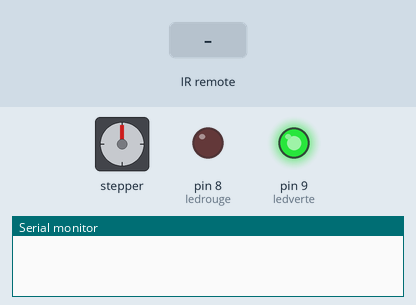
A sketch run on a simulated Arduino Uno, built with avr-gcc and run on an emulated ATmega328P. Shown: stepper motor, output pins drawn as LEDs (lit = HIGH), the last lines printed to the serial monitor. The inputs (shaded band) are chosen by the test bench. Stepper angles assume 2048 steps per turn.

Above: at 1.2 s.
1.3 s: infrared code 0xFFE01F received
At 1.45 s:
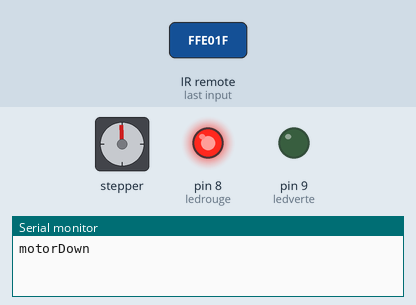
At 2.05 s:
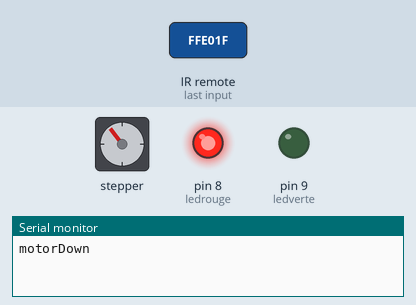
7.3 s: infrared code 0xFFC23D received
Timing chart, 0 to 10.3 s (numbered marks = the images above; inputs shaded):
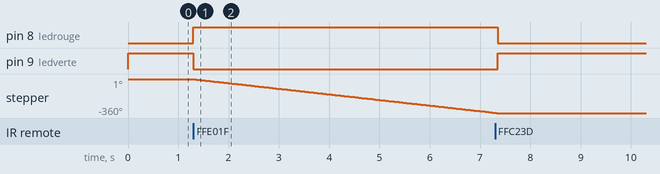

Measured:
- after the input at 1.3 s, pin 8 (ledrouge): LOW → HIGH at once; pin 9 (ledverte): HIGH → LOW at once; stepper: keeps turning counter-clockwise at about 60°/s, starting at once

The sketch:

projectsuite.ino
```cpp
#include <IRremote.h> // Inclut la bibliothèque IRremote pour utiliser la réception IR
#include <Stepper.h> // Inclut la bibliothèque Stepper pour contrôler les moteurs pas à pas

const int stepsPerRevolution = 2048; // Nombre de pas par tour du moteur pas à pas, à ajuster selon votre moteur

// Définit les broches utilisées pour connecter le moteur pas à pas à l'Arduino
#define IN1 3
#define IN2 4
#define IN3 5
#define IN4 6

// Initialise l'objet Stepper avec le nombre de pas et les broches
Stepper myStepper(stepsPerRevolution, IN1, IN3, IN2, IN4);

int ledrouge = 8; // Définit la broche pour la LED rouge
int ledverte = 9; // Définit la broche pour la LED verte
// Télécommande
const int RECV_PIN = 11; // Broche de réception pour le récepteur IR
IRrecv irrecv(RECV_PIN); // Crée une instance de IRrecv pour lire les signaux IR
decode_results results; // Stocke les résultats des signaux décodés

void setup() {
  Serial.begin(115200); // Initialise la communication série à 115200 bauds
  pinMode(ledrouge, OUTPUT); // Configure la broche de la LED rouge en sortie
  pinMode(ledverte, OUTPUT); // Configure la broche de la LED verte en sortie
  irrecv.enableIRIn(); // Active la réception IR pour commencer à recevoir des signaux

  myStepper.setSpeed(10); // Configure la vitesse du moteur pas à pas en tours par minute (RPM)
}

void loop() {
  digitalWrite(ledverte, HIGH); // Allume la LED verte au début de la boucle
  if (irrecv.decode(&results)) { // Vérifie si un signal IR a été reçu et décodé

    if (results.value == 0xFFA857) { // Si le signal correspond au bouton "Haut" de la télécommande
      digitalWrite(ledrouge, HIGH); // Allume la LED rouge
      digitalWrite(ledverte, LOW); // Éteint la LED verte
      myStepper.step(stepsPerRevolution); // Fait tourner le moteur d'un tour dans un sens
      Serial.println("motorUp"); // Envoie un message via la communication série

      digitalWrite(ledrouge, LOW); // Éteint la LED rouge
      digitalWrite(ledverte, HIGH); // Allume la LED verte
    } else if (results.value == 0xFFE01F) { // Si le signal correspond au bouton "Bas" de la télécommande
      digitalWrite(ledrouge, HIGH); // Allume la LED rouge
      digitalWrite(ledverte, LOW); // Éteint la LED verte
      Serial.println("motorDown");
      myStepper.step(-stepsPerRevolution); // Fait tourner le moteur d'un tour dans l'autre sens
      digitalWrite(ledrouge, LOW); // Éteint la LED rouge
      digitalWrite(ledverte, HIGH); // Allume la LED verte
    } else if (results.value == 0xFFC23D) { // Si le signal correspond à un autre bouton spécifique de la télécommande
      Serial.println("sendTelemetry"); // Envoie un message via la communication série pour indiquer une action de télémétrie
    }

    irrecv.resume(); // Prépare le récepteur IR à recevoir le prochain signal
  }
}
```
